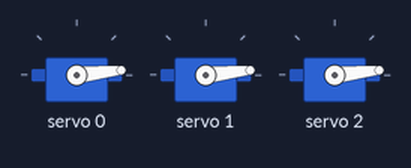
Simulated run of this sketch. Board: Arduino Uno, built with avr-gcc and run on an emulated ATmega328P. Parts: 3 × servo.

Above: at 0.05 s.
At 1.25 s:
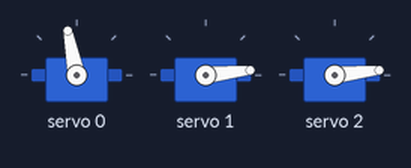
At 2.5 s:
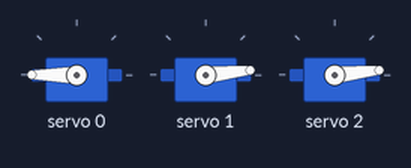
At 5.0 s:
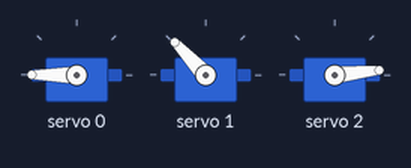
At 7.5 s:
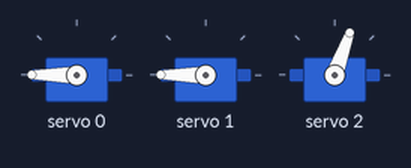
At 10.0 s:
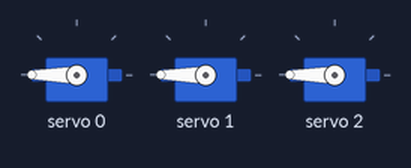
Timing chart, 0 to 13.0 s (numbered marks = the images above):
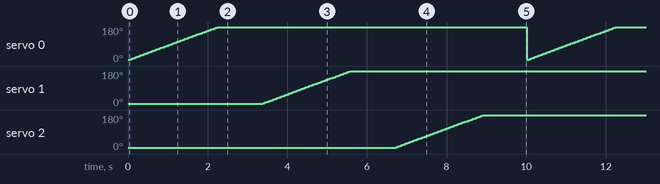

Measured:
- by itself, servo 0–2: ramps from 6° to 180° and jumps back, once every 10.0 s

The sketch:

sketch_apr23a.ino
```cpp
#include <Wire.h>
#include <Adafruit_PWMServoDriver.h>

// Address PCA9685
#define PCA9685_ADDRESS 0x40

// Number of PCA9685 PWM channels
#define NUM_PCA_CHANNELS 16

// Servo min-max pulse width in microseconds
#define SERVO_MIN_PW 150
#define SERVO_MAX_PW 600

// Create instance of Adafruit_PWMServoDriver class
Adafruit_PWMServoDriver pwm = Adafruit_PWMServoDriver();

// Function to set PWM signal for a servo on a specific channel
void setServo(uint8_t channel, uint16_t pulseWidth) {
  pwm.setPWM(channel, 0, pulseWidth);
}

void setup() {
  Serial.begin(9600);

  // Initialize PWM driver
  pwm.begin();

  // Set PWM frequency (default is 50 Hz)
  pwm.setPWMFreq(60); // 60 Hz is typical for most servos

  // Set servo positions
  // You can adjust these values according to your servo's range
  setServo(0, SERVO_MIN_PW); // Servo 1
  setServo(1, SERVO_MIN_PW); // Servo 2
  setServo(2, SERVO_MIN_PW); // Servo 3
  // Set more servos if needed...
}

void loop() {
  // Move servo 1 to different positions
  for (int i = SERVO_MIN_PW; i <= SERVO_MAX_PW; i += 10) {
    setServo(0, i);
    delay(50);
  }
  delay(1000);

  // Move servo 2 to different positions
  for (int i = SERVO_MIN_PW; i <= SERVO_MAX_PW; i += 10) {
    setServo(1, i);
    delay(50);
  }
  delay(1000);

  // Move servo 3 to different positions
  for (int i = SERVO_MIN_PW; i <= SERVO_MAX_PW; i += 10) {
    setServo(2, i);
    delay(50);
  }
  delay(1000);
}
```
